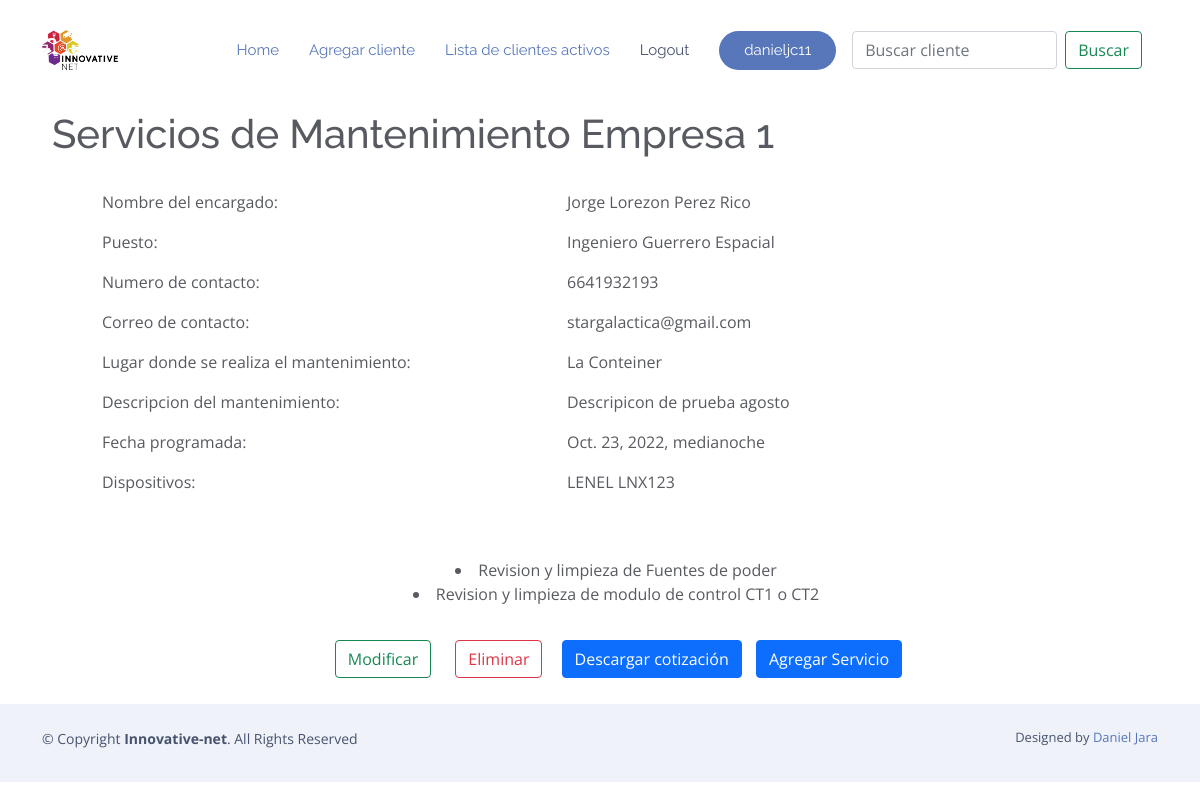
Before: /mostrar_cliente/41 (signed in) with the older database file.
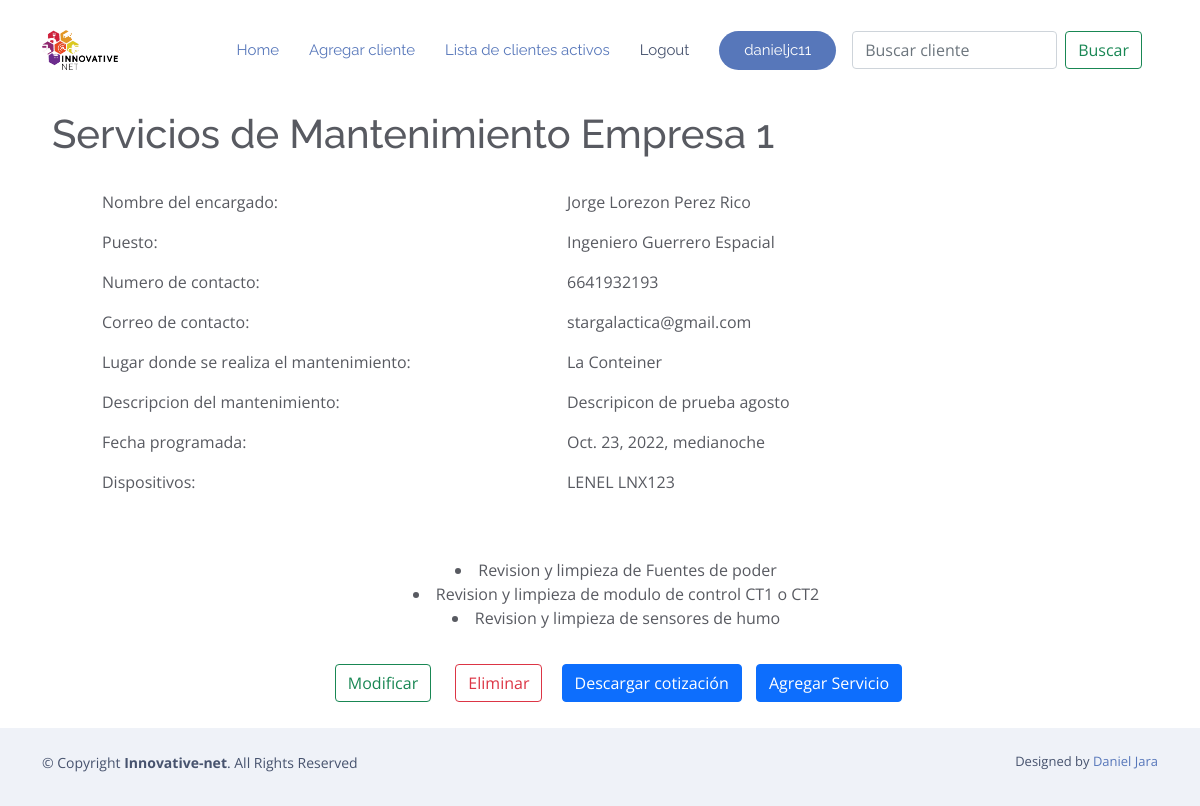
After: the same page with the newer database file.
### RPA/models.py (models this page shows, shortened)
class Dispositivo(models.Model):
    marca = models.CharField(max_length=200, verbose_name="Marca del dispositivo", null=True, blank=True)
    titulo = models.CharField(max_length=200, verbose_name="Nombre del dispositivo", null=True, blank=True)
    cantidad = models.IntegerField(verbose_name="Cantidad de dispositivos actuales", null=True)
    actividad = models.CharField(max_length=200, verbose_name="Actividad de mantenimiento a realizar",null=True, blank=True)
    plan = models.CharField(max_length=200, verbose_name="Tipo de poliza/plan", null=True, blank=True)
    def __str__(self):
        return self.marca +" "+ self.titulo
    class Meta:
        ordering = ['titulo']

class Mantenimiento(models.Model):
    cliente = models.ForeignKey(Cliente, on_delete=models.CASCADE, null=True, blank=True)
    limpieza_panel_alarmas = 'Revision y limpieza de panel de alarmas / Remoto'
    revision_limpieza_sensor_humo = 'Revision y limpieza de sensores de humo'
    rev_limp_estrobos = ' Revision y limpieza de estrobos -cornetas - campanas-mixtos'
    rev_limp_fuentespoder = 'Revision y limpieza de Fuentes de poder'
    rev_limp_placasactivacion = 'Revision y limpieza Palancas  de activacion'
    rev_limp_monitoresflujo = 'Revision y limpieza Modulos monitores de Flujo'
    rev_limp_sensoresductos = 'Revision y limpieza sensores de ductos de aire'
    rev_limp_humobeam = 'Revision y limpieza Sensor de humo tipo Beam'
    rev_limp_modulodecontrol = 'Revision y limpieza de modulos de Control'
    rev_limp_modconttrct1ct2 = 'Revision y limpieza de modulo de control CT1 o CT2'
    rev_limp_modreleevadorcr = 'Revision y limpieza de modulo releevador CR'
    rev_veri_resistenciafinlinea = 'Revision y Verificacion de resistencias de fin de linea'
    cambiar_ubi_herramientrasypersonal = 'Cambiar ubicaciones Herramientas y personal (mover el punto A al punto B)'
    relleno_informe = 'Relleno de informe'
    prueba_com_datospanelydisp = 'Prueba de comunicación de datos entre panel y dispositivos, asi como los loops.'
    MANTENIMIENTOS_LISTA = [
        (limpieza_panel_alarmas, 'Revision y limpieza de panel de alarmas / Remoto'),
        (revision_limpieza_sensor_humo, 'Revision y limpieza de sensores de humo'),
        (rev_limp_estrobos, 'Revision y limpieza de estrobos -cornetas - campanas-mixtos'),
        (rev_limp_fuentespoder, 'Revision y limpieza de Fuentes de poder'),
        (rev_limp_placasactivacion, 'Revision y limpieza Palancas  de activacion'),
        (rev_limp_monitoresflujo, 'Revision y limpieza Modulos monitores de Flujo'),
        (rev_limp_sensoresductos, 'Revision y limpieza sensores de ductos de aire'),
        (rev_limp_humobeam, 'Revision y limpieza Sensor de humo tipo Beam'),
        (rev_limp_modulodecontrol, 'Revision y limpieza de modulos de Control'),
        (rev_limp_modconttrct1ct2, 'Revision y limpieza de modulo de control CT1 o CT2'),
        (rev_limp_modreleevadorcr, 'Revision y limpieza de modulo releevador CR'),
        (rev_veri_resistenciafinlinea,'Revision y Verificacion de resistencias de fin de linea'),
        (cambiar_ubi_herramientrasypersonal,'Cambiar ubicaciones Herramientas y personal (mover el punto A al punto B)'),
        (relleno_informe,'Relleno de informe'),
        (prueba_com_datospanelydisp, 'Prueba de comunicación de datos entre panel y dispositivos, asi como los loops.'),
    ]
    Titulo = models.CharField(
        max_length=200,
        choices=MANTENIMIENTOS_LISTA,
        blank=True
    )
    periodisidadactividades = models.IntegerField(verbose_name="Periodicidad regular de actividad de mtto por año", blank=True, null=True )
    periodisidadadicional = models.IntegerField(verbose_name="Periodicidad adicional de actividad de mtto  a la regular", blank=True, null=True)
    tiempoejecucion = models.IntegerField(verbose_name="Tiempo de ejecucion del mtto", blank=True, null=True)
    cantidaddispositivos = models.IntegerField(verbose_name="Cantidad de dispositivos a considerar en periodicidad regular", blank=True, null=True)
    horasactividad = models.IntegerField(verbose_name="horas por actividad de mtto regular =Importe de cantidad x Tiempo de ejecucion", blank=True, null=True)
    costomantenimientoadicional = models.FloatField(verbose_name="Costo Adicional = horas por actividad de mtto adicional =Importe de cantidad x Tiempo de ejecucion ", blank=True, null=True)
    costomantenimientoregular = models.FloatField(verbose_name="Costo Regular = horas por actividad de mtto regular =Importe de cantidad x Tiempo de ejecucion",null=True,blank=True)
    Tecnico = 'Tecnico'
    precioTecnico = 23.68
    ProjectManager = 'Project Manager'
    precioProject = 78.95
    Engineering = 'Ingeniero'
    precioEngineering = 71.05
    Team = 'Equipo de tecnicos'
    precioTeam = 47.36
    Electrical = 'Electrico'
    precioElectrical = 23.68
    Trainer = 'Trainer'
    precioTrainer = 78.95
    tipoDeTrabajo=[(Tecnico,'Tecnico'),
                   (ProjectManager,'Project Manager'),
                   (Engineering,'Ingeniero'),
                   (Team,'Equipo de Tecnicos'),
                   (Electrical,'Electrico'),
                   (Trainer,'Trainer'),
                   ]
    encargadoTrabajo1 = models.ForeignKey(Precio,verbose_name="Encargado del trabajo" ,on_delete=models.CASCADE, default=1)
    def __str__(self):
        return self.Titulo
    class Meta:
        ordering = ['Titulo']

### RPA/views.py (the view)
# urls.py: path('mostrar_cliente/<int:pk>', Mostrar_Cliente.as_view(), name='mostrar_cliente'),
class Mostrar_Cliente(LoginRequiredMixin, DetailView):
    model = Cliente
    object = "cliente"
    template_name = "mantenimientos/detalle_cliente.html"
    def get_context_data(self, **kwargs):
        ctx = super(Mostrar_Cliente, self).get_context_data(**kwargs)
        print(kwargs)
        cat = kwargs.get("object")
        print(cat)
        lol = Cliente.objects.get(nombre = cat)
        ctx['servicios'] = Mantenimiento.objects.filter(cliente = lol)
        return ctx

### RPA/models.py (called while the page is built)
    def __str__(self):
        return self.nombre

### RPA/templates/mantenimientos/detalle_cliente.html (shortened to what this page needs)
{% extends "mantenimientos/base.html" %}
{% block body %}
        <div class="container-fluid p-4">
                <h1> Servicios de Mantenimiento {{cliente}}</h1>
        </div>
        <div class="container">
        <div class="container">
                <div class="row">
                <div class="col-5">
                        <ul>Nombre del encargado: </ul>
                        <ul>Puesto: </ul>
                        <ul>Numero de contacto: </ul>
                        <ul>Correo de contacto: </ul>
                        <ul>Lugar donde se realiza el mantenimiento: </ul>
                        <ul>Descripcion del mantenimiento: </ul>
                        <ul>Fecha programada: </ul>
                        <ul>Dispositivos:</ul>
                                <br></br>
                </div>
                <div class="col-5">
                        <ul>{{ cliente.encargado }}</ul>
                        <ul>{{ cliente.puesto_encargado }}</ul>
                        <ul>{{ cliente.numero_contacto }}</ul>
                        <ul>{{ cliente.correo_contacto }}</ul>
                        <ul>{{ cliente.lugar_de_mantenimiento }}</ul>
                        <ul>{{ cliente.descripcion_cotizacion }}</ul>
                        <ul>{{ cliente.fecha }}</ul>
                        {% for dispositivo in cliente.dispositivo.all %}
                                <ul>{{ dispositivo }}</ul>
                        {% endfor %}
                        <br> </br>
                </div>
                <div class="col">
                </div>
                </div>
        </div>
                <center>
                        <div>
                                {% for x in servicios %}
                                        <li>{{ x }}</li>
                                {% endfor %}
                        </div>
                        <br>
                        <div>
                                <a href="{% url 'modificar_cliente' cliente.id %}">
                                        <button type="button" class="btn btn-outline-success" style="margin:10px">Modificar</button>
                                </a>
                                <a href="{% url 'eliminar_cliente' cliente.id %}">
                                        <button type="button" class="btn btn-outline-danger" style="margin:10px">Eliminar</button>
                                </a>
                                <a href="{% url 'cotizacion_pdf' cliente.id %}" download="cotizacion.pdf">
                                        <button type="button" class="btn btn-primary" style="margin:5px">Descargar cotización</button>
                                </a>
                                <a href="{% url 'crear_servicio' %}">
                                        <button type=button class="btn btn-primary" style="margin:5px">Agregar Servicio</button>
                                </a>
                        </div>
                </center>
        </div>
{% endblock %}

Changed rows visible on the page:
now on this page (row edited): Mantenimiento: Titulo "Revision y limpieza de sensores de humo"
